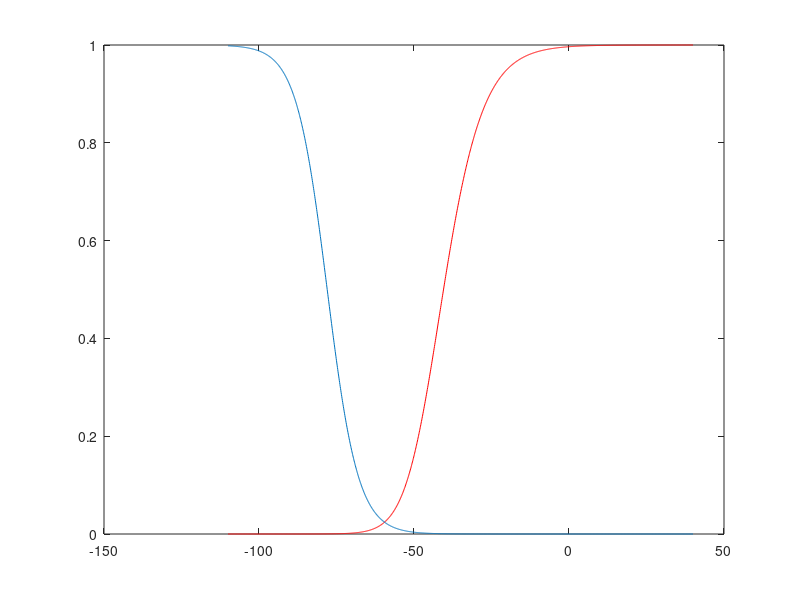
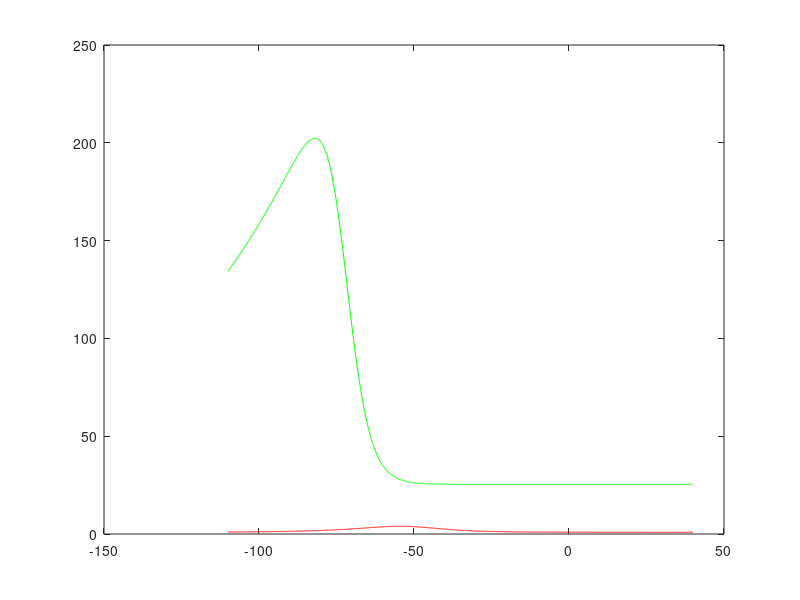

Here is the MATLAB script that generated these plots, in order:
% Steady state activation and Inactivation functions and time constants of
% I_Ts in NRT neurons.

close all
clear all
clc

Vm = -110:0.1:40;
shift = 0;
actshift = -3;
acttaushift = 0;
taushift = 0;
k_m = 7.4;
k_h = 5;
celsius = 35;

% Steady state activation curve:
figure('Units', 'normalized', 'Position', [0,.01, .48, .89]);
m_inf = (1.0 ./ (1 + exp(-(Vm+shift+actshift+50)./k_m))).^2;
plot(Vm, m_inf, 'r')
hold on

% Steady state inactivation curve:
h_inf = 1.0 ./ (1 + exp((Vm+shift+78)./k_h));
plot(Vm, h_inf)
hold off

phi_m = 3.0 ^ ((celsius-24)/10);
phi_h = 3.0 ^ ((celsius-24)/10);

% Activation time constant:
figure('Units', 'normalized', 'Position', [0,.01, .48, .89]);
tau_m = ((3 + 1.0 ./ (exp((Vm+shift+actshift+25)/10) + exp(-(Vm+shift+actshift+100)/15))) + acttaushift) / phi_m;
%tau_m = 0.44 + 0.15 ./ (exp( (Vm + 27) / 10) + exp ( -(Vm + 102) / 15));
plot(Vm, tau_m, 'r')
hold on

% Inactivation time constant:
% tau_h = zeros(1,31);
% tau_h(1:15) = ((85 + 1.0 ./ (exp((Vm(1:15)+shift+46)/4) + exp(-(Vm(1:15)+shift+405)/50))) + taushift) / phi_h;
% tau_h(16:31) = (-1.05275*Vm(16:31) + 43.11) / phi_h;
% %tau_h = 22.7 + 0.27 ./ (exp ( (Vm + 48) / 4) + exp ( -(Vm + 407) / 50));
% plot(Vm, tau_h)
% tau_h(1:15) = ((85 + 0.05 ./ (exp((Vm(1:15)+shift+46)/4) + exp(-(Vm(1:15)+shift+405)/50))) + taushift) / phi_h;
% plot(Vm, tau_h, '--')
% tau_h(1:6) = exp((Vm(1:6)+467)./66.6) ./ phi_h;
% tau_h(7:end) = ( 28 + exp(-(Vm(7:end)+22)./10.5) ) ./ phi_h;
tau_h = ( 85 + 1.0 ./ ( exp((Vm+46)/4) + exp(-(Vm+405)/50) ) ) / phi_h;
plot(Vm, tau_h, 'g')